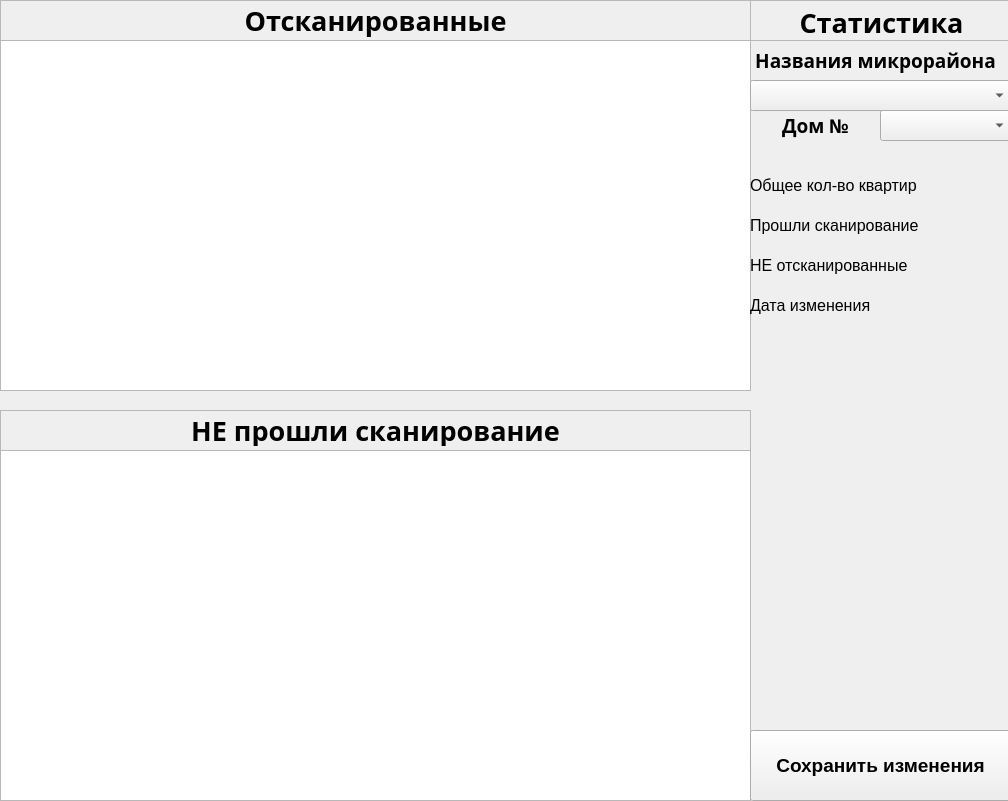
<?xml version="1.0" encoding="UTF-8"?>
<ui version="4.0">
 <class>Form</class>
 <widget class="QWidget" name="Form">
  <property name="geometry">
   <rect>
    <x>0</x>
    <y>0</y>
    <width>1008</width>
    <height>801</height>
   </rect>
  </property>
  <property name="windowTitle">
   <string>Form</string>
  </property>
  <widget class="QWidget" name="horizontalLayoutWidget">
   <property name="geometry">
    <rect>
     <x>0</x>
     <y>40</y>
     <width>751</width>
     <height>351</height>
    </rect>
   </property>
   <layout class="QHBoxLayout" name="horizontalLayout_4">
    <item>
     <widget class="QWidget" name="widget" native="true">
      <widget class="QListWidget" name="listWidget">
       <property name="geometry">
        <rect>
         <x>0</x>
         <y>0</y>
         <width>751</width>
         <height>351</height>
        </rect>
       </property>
       <property name="acceptDrops">
        <bool>true</bool>
       </property>
       <property name="dragEnabled">
        <bool>true</bool>
       </property>
       <property name="dragDropMode">
        <enum>QAbstractItemView::DragDrop</enum>
       </property>
      </widget>
     </widget>
    </item>
   </layout>
  </widget>
  <widget class="QWidget" name="horizontalLayoutWidget_2">
   <property name="geometry">
    <rect>
     <x>0</x>
     <y>450</y>
     <width>751</width>
     <height>351</height>
    </rect>
   </property>
   <layout class="QHBoxLayout" name="horizontalLayout_5">
    <item>
     <widget class="QWidget" name="widget_2" native="true">
      <widget class="QListWidget" name="listWidget_2">
       <property name="geometry">
        <rect>
         <x>0</x>
         <y>0</y>
         <width>751</width>
         <height>351</height>
        </rect>
       </property>
       <property name="acceptDrops">
        <bool>true</bool>
       </property>
       <property name="dragEnabled">
        <bool>true</bool>
       </property>
       <property name="dragDropMode">
        <enum>QAbstractItemView::DragDrop</enum>
       </property>
      </widget>
     </widget>
    </item>
   </layout>
  </widget>
  <widget class="QFrame" name="frame">
   <property name="geometry">
    <rect>
     <x>0</x>
     <y>410</y>
     <width>751</width>
     <height>41</height>
    </rect>
   </property>
   <property name="frameShape">
    <enum>QFrame::StyledPanel</enum>
   </property>
   <property name="frameShadow">
    <enum>QFrame::Raised</enum>
   </property>
   <widget class="QFrame" name="frame_not_scan_title">
    <property name="geometry">
     <rect>
      <x>0</x>
      <y>0</y>
      <width>751</width>
      <height>41</height>
     </rect>
    </property>
    <property name="font">
     <font>
      <pointsize>20</pointsize>
      <weight>75</weight>
      <bold>true</bold>
     </font>
    </property>
    <property name="frameShape">
     <enum>QFrame::StyledPanel</enum>
    </property>
    <property name="frameShadow">
     <enum>QFrame::Raised</enum>
    </property>
    <widget class="QLabel" name="label_not_scan_title">
     <property name="geometry">
      <rect>
       <x>0</x>
       <y>5</y>
       <width>751</width>
       <height>31</height>
      </rect>
     </property>
     <property name="font">
      <font>
       <family>Modern No. 20</family>
      </font>
     </property>
     <property name="text">
      <string>НЕ прошли сканирование</string>
     </property>
     <property name="alignment">
      <set>Qt::AlignCenter</set>
     </property>
    </widget>
   </widget>
  </widget>
  <widget class="QFrame" name="frame_scan_title">
   <property name="geometry">
    <rect>
     <x>0</x>
     <y>0</y>
     <width>751</width>
     <height>41</height>
    </rect>
   </property>
   <property name="font">
    <font>
     <pointsize>20</pointsize>
     <weight>75</weight>
     <bold>true</bold>
    </font>
   </property>
   <property name="frameShape">
    <enum>QFrame::StyledPanel</enum>
   </property>
   <property name="frameShadow">
    <enum>QFrame::Raised</enum>
   </property>
   <widget class="QLabel" name="label_scan_title">
    <property name="geometry">
     <rect>
      <x>0</x>
      <y>0</y>
      <width>751</width>
      <height>41</height>
     </rect>
    </property>
    <property name="font">
     <font>
      <family>Modern No. 20</family>
     </font>
    </property>
    <property name="text">
     <string>Отсканированные</string>
    </property>
    <property name="alignment">
     <set>Qt::AlignCenter</set>
    </property>
   </widget>
  </widget>
  <widget class="QFrame" name="frame_stats_title">
   <property name="geometry">
    <rect>
     <x>750</x>
     <y>0</y>
     <width>261</width>
     <height>41</height>
    </rect>
   </property>
   <property name="frameShape">
    <enum>QFrame::StyledPanel</enum>
   </property>
   <property name="frameShadow">
    <enum>QFrame::Raised</enum>
   </property>
   <widget class="QLabel" name="label_stats_title">
    <property name="geometry">
     <rect>
      <x>6</x>
      <y>2</y>
      <width>251</width>
      <height>41</height>
     </rect>
    </property>
    <property name="font">
     <font>
      <family>Modern No. 20</family>
      <pointsize>20</pointsize>
      <weight>75</weight>
      <bold>true</bold>
     </font>
    </property>
    <property name="text">
     <string>Статистика</string>
    </property>
    <property name="alignment">
     <set>Qt::AlignCenter</set>
    </property>
   </widget>
  </widget>
  <widget class="QWidget" name="horizontalLayoutWidget_3">
   <property name="geometry">
    <rect>
     <x>750</x>
     <y>40</y>
     <width>261</width>
     <height>761</height>
    </rect>
   </property>
   <layout class="QHBoxLayout" name="horizontalLayout_7">
    <item>
     <widget class="QWidget" name="widget_stats_content" native="true">
      <widget class="QLabel" name="label_4">
       <property name="geometry">
        <rect>
         <x>0</x>
         <y>5</y>
         <width>251</width>
         <height>31</height>
        </rect>
       </property>
       <property name="font">
        <font>
         <family>Modern No. 20</family>
         <pointsize>14</pointsize>
         <weight>75</weight>
         <italic>false</italic>
         <bold>true</bold>
        </font>
       </property>
       <property name="text">
        <string>Названия микрорайона</string>
       </property>
       <property name="alignment">
        <set>Qt::AlignCenter</set>
       </property>
      </widget>
      <widget class="QComboBox" name="comboBox_region_name">
       <property name="geometry">
        <rect>
         <x>0</x>
         <y>40</y>
         <width>261</width>
         <height>31</height>
        </rect>
       </property>
      </widget>
      <widget class="QLabel" name="label_5">
       <property name="geometry">
        <rect>
         <x>0</x>
         <y>70</y>
         <width>131</width>
         <height>31</height>
        </rect>
       </property>
       <property name="font">
        <font>
         <family>Modern No. 20</family>
         <pointsize>14</pointsize>
         <weight>75</weight>
         <italic>false</italic>
         <bold>true</bold>
        </font>
       </property>
       <property name="text">
        <string>Дом №</string>
       </property>
       <property name="alignment">
        <set>Qt::AlignCenter</set>
       </property>
      </widget>
      <widget class="QComboBox" name="comboBox_house_num">
       <property name="geometry">
        <rect>
         <x>130</x>
         <y>70</y>
         <width>131</width>
         <height>31</height>
        </rect>
       </property>
      </widget>
      <widget class="QLabel" name="label_all_flat">
       <property name="geometry">
        <rect>
         <x>0</x>
         <y>130</y>
         <width>171</width>
         <height>31</height>
        </rect>
       </property>
       <property name="font">
        <font>
         <pointsize>12</pointsize>
        </font>
       </property>
       <property name="text">
        <string>Общее кол-во квартир</string>
       </property>
      </widget>
      <widget class="QLabel" name="label_scan">
       <property name="geometry">
        <rect>
         <x>0</x>
         <y>170</y>
         <width>171</width>
         <height>31</height>
        </rect>
       </property>
       <property name="font">
        <font>
         <pointsize>12</pointsize>
        </font>
       </property>
       <property name="text">
        <string>Прошли сканирование</string>
       </property>
      </widget>
      <widget class="QLabel" name="label_not_scan">
       <property name="geometry">
        <rect>
         <x>0</x>
         <y>210</y>
         <width>171</width>
         <height>31</height>
        </rect>
       </property>
       <property name="font">
        <font>
         <pointsize>12</pointsize>
        </font>
       </property>
       <property name="text">
        <string>НЕ отсканированные</string>
       </property>
      </widget>
      <widget class="QLabel" name="label_date">
       <property name="geometry">
        <rect>
         <x>0</x>
         <y>250</y>
         <width>121</width>
         <height>31</height>
        </rect>
       </property>
       <property name="font">
        <font>
         <pointsize>12</pointsize>
        </font>
       </property>
       <property name="text">
        <string>Дата изменения</string>
       </property>
      </widget>
      <widget class="QLabel" name="label_dynamic_date">
       <property name="geometry">
        <rect>
         <x>130</x>
         <y>250</y>
         <width>121</width>
         <height>31</height>
        </rect>
       </property>
       <property name="font">
        <font>
         <pointsize>12</pointsize>
        </font>
       </property>
       <property name="text">
        <string/>
       </property>
       <property name="alignment">
        <set>Qt::AlignCenter</set>
       </property>
      </widget>
      <widget class="QLabel" name="label_dynamic_not_scan">
       <property name="geometry">
        <rect>
         <x>170</x>
         <y>210</y>
         <width>81</width>
         <height>31</height>
        </rect>
       </property>
       <property name="font">
        <font>
         <pointsize>12</pointsize>
        </font>
       </property>
       <property name="text">
        <string/>
       </property>
       <property name="alignment">
        <set>Qt::AlignCenter</set>
       </property>
      </widget>
      <widget class="QLabel" name="label_dynamic_scan">
       <property name="geometry">
        <rect>
         <x>170</x>
         <y>170</y>
         <width>81</width>
         <height>31</height>
        </rect>
       </property>
       <property name="font">
        <font>
         <pointsize>12</pointsize>
        </font>
       </property>
       <property name="text">
        <string/>
       </property>
       <property name="alignment">
        <set>Qt::AlignCenter</set>
       </property>
      </widget>
      <widget class="QLabel" name="label_dynamic_all_flat">
       <property name="geometry">
        <rect>
         <x>170</x>
         <y>130</y>
         <width>81</width>
         <height>31</height>
        </rect>
       </property>
       <property name="font">
        <font>
         <pointsize>12</pointsize>
        </font>
       </property>
       <property name="text">
        <string/>
       </property>
       <property name="alignment">
        <set>Qt::AlignCenter</set>
       </property>
      </widget>
      <widget class="QPushButton" name="pushButton">
       <property name="geometry">
        <rect>
         <x>0</x>
         <y>690</y>
         <width>261</width>
         <height>71</height>
        </rect>
       </property>
       <property name="font">
        <font>
         <pointsize>14</pointsize>
         <weight>75</weight>
         <bold>true</bold>
        </font>
       </property>
       <property name="text">
        <string>Сохранить изменения</string>
       </property>
      </widget>
     </widget>
    </item>
   </layout>
  </widget>
 </widget>
 <resources/>
 <connections/>
</ui>
